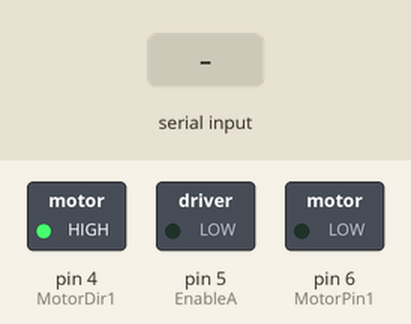
This sketch was run on a simulated Arduino Uno, built with avr-gcc and run on an emulated ATmega328P. Shown: switched loads named in the sketch (green lamp = pin HIGH). Inputs (shaded band) come from the test bench.

Above: at 1.2 s.
1.3 s: "1" received over Serial
At 1.6 s:
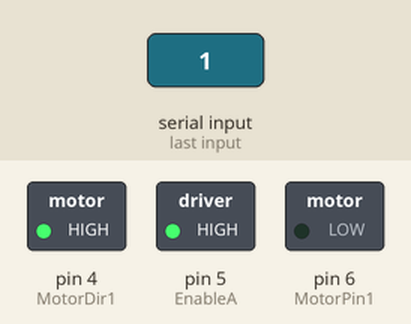
Timing chart, 0 to 4.3 s (numbered marks = the images above; inputs shaded):
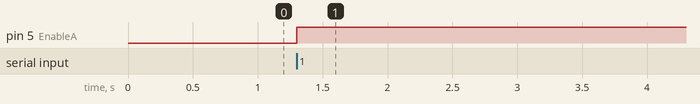

The sketch:

Rover_Code.ino
```cpp
//int motorPin1 = 3;
//int motorPin2 = 4;
int MotorPin1 = 6;
int MotorDir1 = 4;
int EnableA = 5;

void setup() {
  // put your setup code here, to run once:
  //pinMode(EnableB, OUTPUT);
  //pinMode(motorPin2, OUTPUT);
  pinMode(EnableA, OUTPUT);
  pinMode(MotorPin1, OUTPUT);
  pinMode(MotorDir1, OUTPUT);
  digitalWrite(MotorPin1, LOW);
  digitalWrite(MotorDir1, HIGH);
  Serial.begin(9600);
  while (! Serial);
}

void loop() {
  // put your main code here, to run repeatedly:
  if (Serial.available())
  {
    analogWrite(EnableA, 255);
    delay(15000);
    //analogWrite(motorPin3, speed);
    //analogWrite(motorPin4, speed);
    /*
    if (instruct = 2)
    {
      speed = 50
      analogWrite(motorPin3, speed);
      analogWrite(motorPin4, speed);
    }
    if (instruct = 3)
    {
      speed = 50
      analogWrite(motorPin1, speed);
      analogWrite(motorPin2, speed);
    }
    */
  }
}
```

Measured:
- after the input at 1.3 s, pin 5 (EnableA): LOW → HIGH at once
